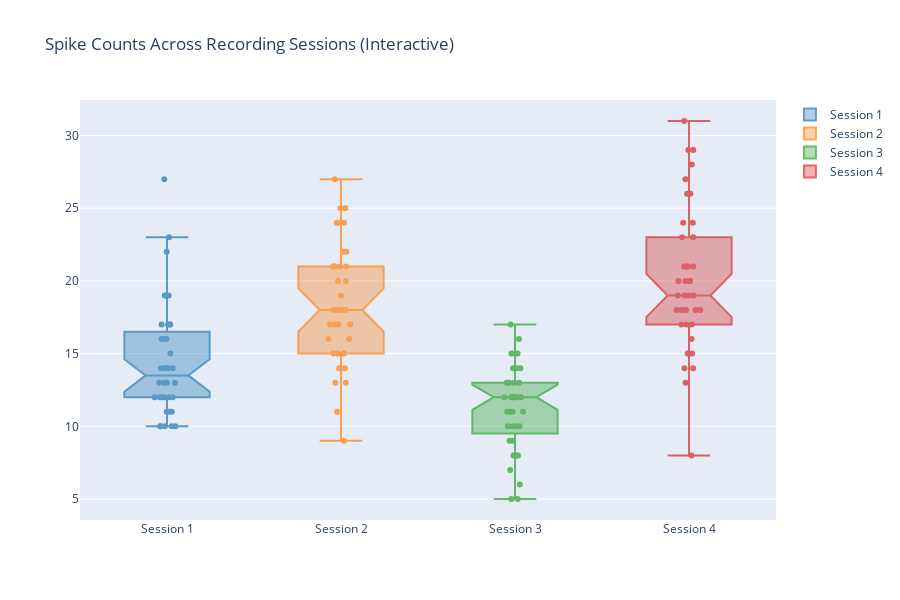

Source (notebook cell):
### Markdown cell above
## 3. Box Plots with `plot_box()`

Box plots provide a concise summary of distributions showing quartiles and outliers.

### Code cell
# Simulate spike counts across different recording sessions
sessions = {
    'Session 1': np.random.poisson(15, 40),
    'Session 2': np.random.poisson(18, 40),
    'Session 3': np.random.poisson(12, 40),
    'Session 4': np.random.poisson(20, 40),
}

# Box plot with matplotlib
fig = plot_box(
    sessions,
    config=PlotConfig(
        title="Spike Counts Across Recording Sessions",
        ylabel="Spike Count",
        figsize=(9, 6)
    ),
    notch=True,  # Notched box plot for confidence intervals
    backend='matplotlib'
)
plt.show()
print("✓ Matplotlib box plot created")

# Interactive version with plotly
fig = plot_box(
    sessions,
    config=PlotConfig(
        title="Spike Counts Across Recording Sessions (Interactive)",
        ylabel="Spike Count",
        figsize=(9, 6)
    ),
    notch=True,
    backend='plotly'
)
fig.show()
print("✓ Plotly box plot created")

### Figure 1 — Plotly figure (JSON) as saved in the notebook; plotly's stock layout.template omitted (floating-point values rounded to 4 significant figures)
{"data": [{"boxpoints": "all", "jitter": 0.3, "marker": {"color": "#1f77b4"}, "name": "Session 1", "notched": true, "opacity": 0.7, "pointpos": 0, "showlegend": true, "type": "box", "xaxis": "x", "y": [14, 16, 13, 19, 15, 23, 12, 13, 14, 13, 17, 14, 14, 27, 10, 16, 14, 12, 11, 13, 11, 16, 17, 14, 19, 12, 19, 17, 13, 10, 17, 10, 12, 10, 12, 22, 10, 11, 12, 12], "yaxis": "y"}, {"boxpoints": "all", "jitter": 0.3, "marker": {"color": "#ff7f0e"}, "name": "Session 2", "notched": true, "opacity": 0.7, "pointpos": 0, "showlegend": true, "type": "box", "xaxis": "x", "y": [21, 25, 15, 17, 24, 16, 22, 14, 21, 21, 13, 18, 11, 17, 24, 17, 18, 25, 18, 17, 18, 15, 14, 16, 21, 15, 17, 22, 24, 14, 18, 15, 19, 20, 13, 20, 15, 27, 9, 21], "yaxis": "y"}, {"boxpoints": "all", "jitter": 0.3, "marker": {"color": "#2ca02c"}, "name": "Session 3", "notched": true, "opacity": 0.7, "pointpos": 0, "showlegend": true, "type": "box", "xaxis": "x", "y": [8, 8, 5, 14, 9, 5, 13, 10, 13, 10, 13, 12, 12, 12, 10, 13, 14, 12, 12, 17, 12, 12, 9, 16, 14, 12, 8, 8, 15, 11, 11, 10, 12, 11, 13, 15, 11, 7, 15, 6], "yaxis": "y"}, {"boxpoints": "all", "jitter": 0.3, "marker": {"color": "#d62728"}, "name": "Session 4", "notched": true, "opacity": 0.7, "pointpos": 0, "showlegend": true, "type": "box", "xaxis": "x", "y": [13, 18, 18, 18, 14, 19, 29, 21, 17, 18, 19, 21, 24, 14, 27, 8, 26, 29, 28, 24, 23, 26, 21, 18, 20, 20, 15, 15, 16, 17, 17, 15, 19, 23, 31, 20, 19, 20, 18, 21], "yaxis": "y"}], "layout": {"height": 600, "showlegend": true, "title": {"text": "Spike Counts Across Recording Sessions (Interactive)"}, "width": 900, "xaxis": {"anchor": "y", "domain": [0, 1]}, "yaxis": {"anchor": "x", "domain": [0, 1]}}}
